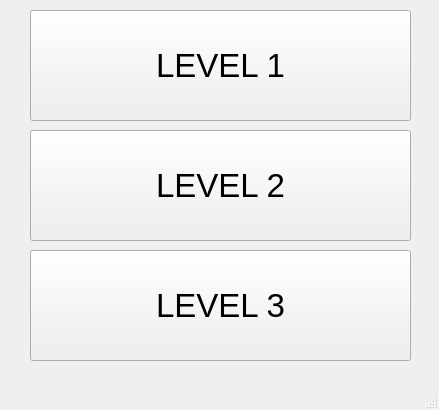
<?xml version="1.0" encoding="UTF-8"?>
<ui version="4.0">
 <class>MainWindow</class>
 <widget class="QMainWindow" name="MainWindow">
  <property name="geometry">
   <rect>
    <x>0</x>
    <y>0</y>
    <width>439</width>
    <height>410</height>
   </rect>
  </property>
  <property name="windowTitle">
   <string>MainWindow</string>
  </property>
  <widget class="QWidget" name="centralwidget">
   <widget class="QPushButton" name="lvl1">
    <property name="geometry">
     <rect>
      <x>30</x>
      <y>10</y>
      <width>381</width>
      <height>111</height>
     </rect>
    </property>
    <property name="font">
     <font>
      <pointsize>25</pointsize>
     </font>
    </property>
    <property name="text">
     <string>LEVEL 1</string>
    </property>
   </widget>
   <widget class="QPushButton" name="lvl2">
    <property name="geometry">
     <rect>
      <x>30</x>
      <y>130</y>
      <width>381</width>
      <height>111</height>
     </rect>
    </property>
    <property name="font">
     <font>
      <pointsize>25</pointsize>
     </font>
    </property>
    <property name="text">
     <string>LEVEL 2</string>
    </property>
   </widget>
   <widget class="QPushButton" name="lvl3">
    <property name="geometry">
     <rect>
      <x>30</x>
      <y>250</y>
      <width>381</width>
      <height>111</height>
     </rect>
    </property>
    <property name="font">
     <font>
      <pointsize>25</pointsize>
     </font>
    </property>
    <property name="text">
     <string>LEVEL 3</string>
    </property>
   </widget>
  </widget>
  <widget class="QMenuBar" name="menubar">
   <property name="geometry">
    <rect>
     <x>0</x>
     <y>0</y>
     <width>439</width>
     <height>21</height>
    </rect>
   </property>
  </widget>
  <widget class="QStatusBar" name="statusbar"/>
 </widget>
 <resources/>
 <connections/>
</ui>
